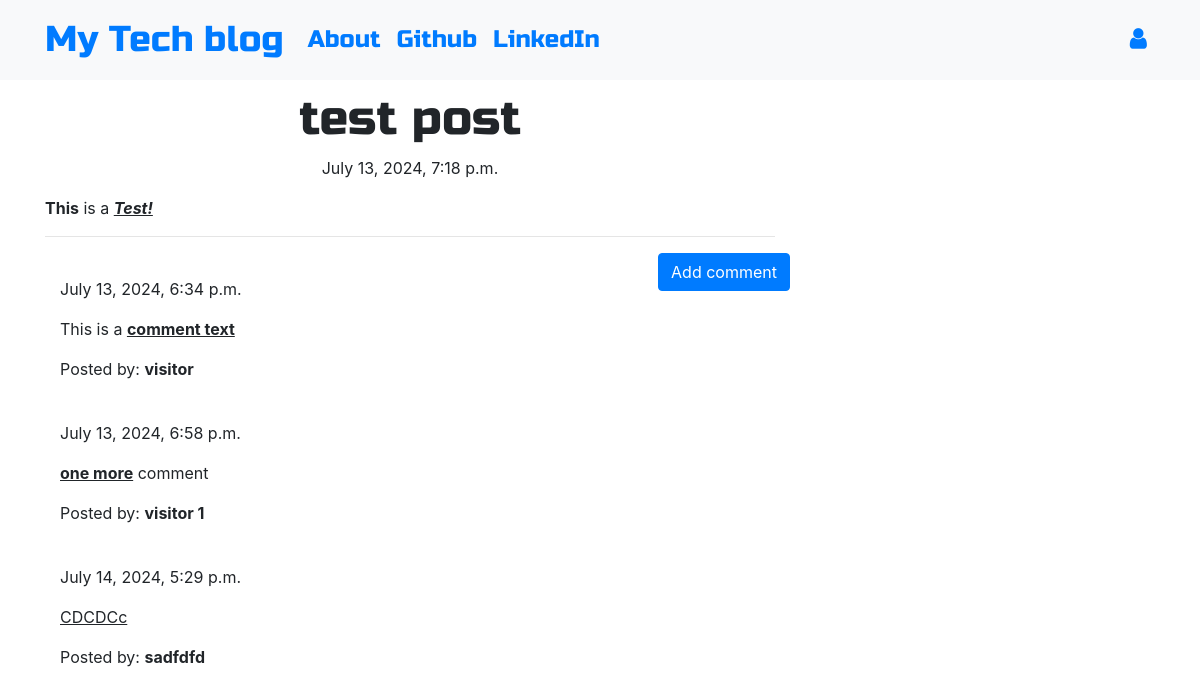
/post/1, run on the app's committed database.
### blog/models.py (models this page shows, shortened)
class Post(models.Model):
    author = models.ForeignKey('auth.User', on_delete=models.CASCADE)
    title = models.CharField(max_length=256)
    text = models.TextField()
    created_date = models.DateTimeField(default=timezone.now)     # That exact date&time when submitted will be noted.
    published_date = models.DateTimeField(blank=True, null=True)   # null=True pertains to the database schema, allowing for NULL values in the database, while blank=True is related to form validation, enabling fields to be left empty in form submissions

class Comment(models.Model):
    post = models.ForeignKey("blog.Post", related_name='comments', on_delete=models.CASCADE) # it's going to connect each comment to an actual post.
    author = models.CharField(max_length=256)
    text = models.TextField()
    created_date = models.DateTimeField(default=timezone.now)
    approved_comment = models.BooleanField(default=False)  # default=False coz haven't approved this comment yet.

### blog/views.py (the view)
# urls.py: path('post/<int:pk>', views.PostDetailView.as_view(), name='post_detail'),    # re_path(r"^post/(?P<pk>\d+)/$", views.PostDetailView.as_view(), name='post_detail'),
class PostDetailView(DetailView):
    model = Post

### blog/templates/blog/post_detail.html (shortened to what this page needs)
{% extends 'blog/base.html' %}
{% block content %}
        <h1 class='posttitle loader'>{{ post.title }}</h1>
        {% if post.published_date %}
            <div class="date postdate">
                {{ post.published_date }}
            </div>
        {% else %}
            <a class="btn btn-outline-dark" href="{% url 'post_publish' pk=post.pk %}">Publish</a>
        {% endif %}
      <p class='postcontent' >{{ post.text|safe|linebreaksbr }}</p>
  <hr>
  <a class="btn btn-primary btn-comment" href="{% url 'add_comment_to_post' pk=post.pk %}">Add comment</a>
  <div class="container">
    {% for comment in post.comments.all %}
    <br>
        {% if user.is_authenticated or comment.approved_comment %}
                {{ comment.created_date }}
            <p>{{ comment.text|safe|linebreaks }}</p>
            <p>Posted by: <strong>{{ comment.author }}</strong></p>
        {% endif %}
    {% empty %}
        <p>No comments posted.</p>
    {% endfor %}
</div>
{% endblock %}

### blog/templates/blog/base.html (shortened to what this page needs)
<!DOCTYPE html>
{% load static %}
<html>
  <head>
    <link rel="stylesheet" href="https://stackpath.bootstrapcdn.com/bootstrap/4.1.3/css/bootstrap.min.css"
>
    <link href="https://maxcdn.bootstrapcdn.com/font-awesome/4.7.0/css/font-awesome.min.css" rel="stylesheet">
    <link rel="stylesheet" href="//cdn.jsdelivr.net/medium-editor/latest/css/medium-editor.min.css" type="text/css" media="screen" charset="utf-8">
    <link rel="stylesheet" href="{% static 'css/blog.css' %}">
  </head>
  <body class='loader'>
    <nav class="navbar navbar-expand-lg bg-light techfont">
      <div class="container">
        <div class="navbar-nav align-items-center">
          <a class="navbar-brand bigbrand" href="{% url 'post_list' %}">My Tech blog</a>
          <a class="nav-item nav-link" href="{% url 'about' %}">About</a>
          <a class="nav-item nav-link" href="https://www.github.com">Github</a>
          <a class="nav-item nav-link" href="https://www.linkedin.com">LinkedIn</a>
        </div>
        <div class="navbar-nav align-items-center ml-auto">
          {% if user.is_authenticated %}
            <a class="nav-item nav-link" href="{% url 'post_new' %}">New Post</a>
            <a class="nav-item nav-link" href="{% url 'post_draft_list' %}">Drafts</a>
            <a class="nav-item nav-link" href="{% url 'logout' %}">Log out</a>
            <a>Welcome: {{ user.username }}</a>
          {% else %}
            <a class="nav-item nav-link" href="{% url 'login' %}" aria-label="Login">
              <span class="fa fa-user" aria-hidden="true"></span></a>
          {% endif %}
        </div>
      </div>
    </nav>
          <div class="content container">
              <div class="row">
                  <div class="col-md-8">
                    <div class="blog_posts">
                      {% block content %}
                      {% endblock %}
                    </div>
                  </div>
              </div>
          </div>
  </body>
</html>

### blog/static/css/blog.css (style rules this page uses)
.techfont { font-family: 'Russo One',sans-serif; font-size: 1.5em; margin-bottom: 10px; }
.bigbrand { font-size: 1.5em; }
.postdate { text-align: center; }
.posttitle { font-family: 'Russo One',sans-serif; font-size: 3em; text-align: center; }
.postcontent { font-family: Montserrat; font-size: 1.5em; }
.btn-comment { position: absolute; right: 0px; }
.loader { filter:hue-rotate(0deg); color:linear-gradient(45deg,#0f8,#08f); animation:hue 10000ms infinite linear; }

### data on the page
Post: title "test post", published_date "July 13, 2024, 7:18 p.m.", text "This is a Test!"
Comment: created_date "July 13, 2024, 6:34 p.m.", text "This is a comment text", author "visitor"
Comment: created_date "July 13, 2024, 6:58 p.m.", text "one more comment", author "visitor 1"
Comment: created_date "July 14, 2024, 5:29 p.m.", text "CDCDCc", author "sadfdfd"
